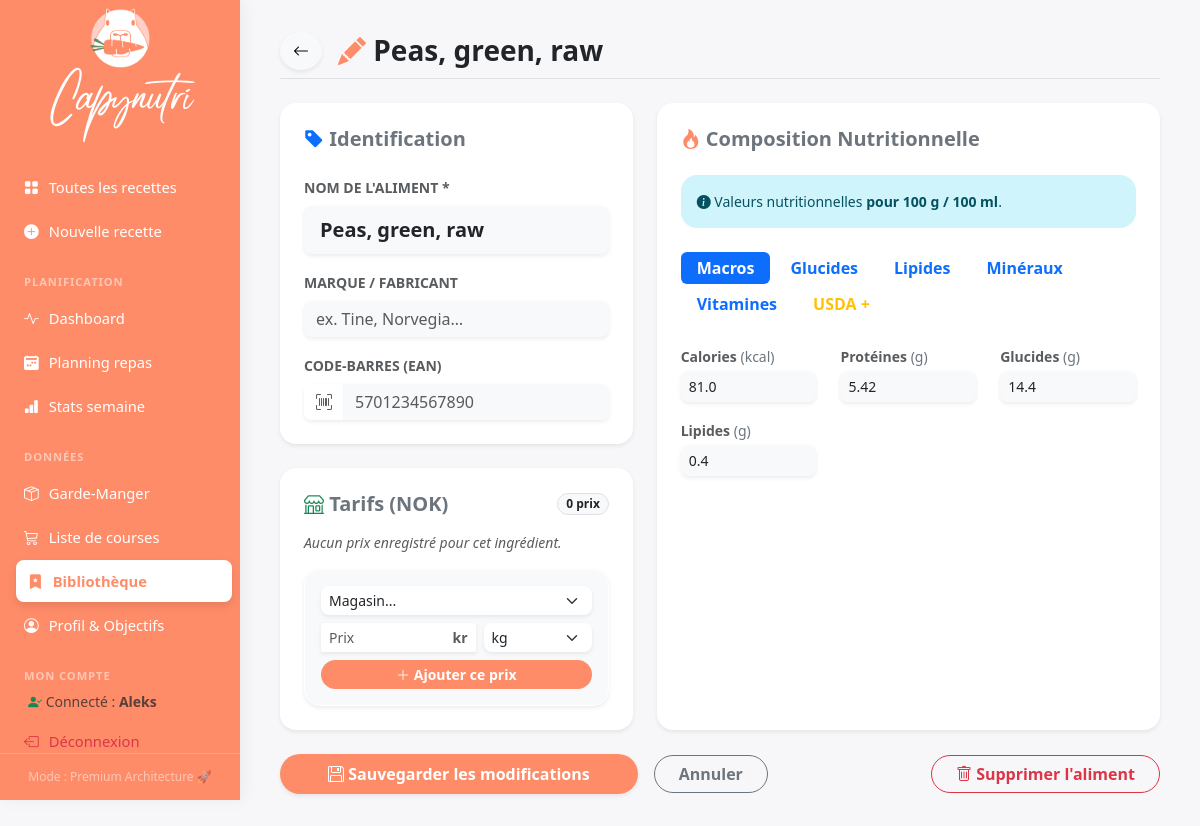
The page /library/3/edit (signed in) on the database its author committed.
### tables this page shows
CREATE TABLE users (
                id INTEGER PRIMARY KEY AUTOINCREMENT,
                username TEXT UNIQUE NOT NULL,
                password_hash TEXT NOT NULL,
                created_at TIMESTAMP DEFAULT CURRENT_TIMESTAMP
            );

CREATE TABLE ingredient_library (
                id         INTEGER PRIMARY KEY AUTOINCREMENT,
                name       TEXT NOT NULL,
                search_key TEXT NOT NULL,
                brand      TEXT DEFAULT '',
                barcode    TEXT DEFAULT '',
    kcal_100g  REAL,
    protein_g_100g  REAL,
    carbs_g_100g  REAL,
    fat_g_100g  REAL,
    sugars_g_100g  REAL,
    fiber_g_100g  REAL,
    saturated_g_100g  REAL,
    monounsat_g_100g  REAL,
    polyunsat_g_100g  REAL,
    sodium_mg_100g  REAL,
    calcium_mg_100g  REAL,
    iron_mg_100g  REAL,
    potassium_mg_100g  REAL,
    magnesium_mg_100g  REAL,
    zinc_mg_100g  REAL,
    vit_a_mcg_100g  REAL,
    vit_c_mg_100g  REAL,
    vit_d_mcg_100g  REAL,
    vit_b1_mg_100g  REAL,
    vit_b2_mg_100g  REAL,
    vit_b3_mg_100g  REAL,
    vit_b6_mg_100g  REAL,
    vit_b9_mcg_100g  REAL,
    vit_b12_mcg_100g  REAL,
    cholesterol_mg_100g  REAL,
    trans_fat_g_100g  REAL,
    omega3_g_100g  REAL,
    omega6_g_100g  REAL,
    phosphorus_mg_100g  REAL,
    selenium_mcg_100g  REAL,
    copper_mg_100g  REAL,
    manganese_mg_100g  REAL,
    vit_e_mg_100g  REAL,
    vit_k_mcg_100g  REAL,
                _placeholder INTEGER,
                used_count INTEGER NOT NULL DEFAULT 1,
                updated_at TIMESTAMP DEFAULT CURRENT_TIMESTAMP
            );

### routes/library.py (the view, shortened to what this page needs)
@library_bp.route("/library/<int:entry_id>/edit", methods=["GET", "POST"])
@login_required
def library_edit(entry_id):
    entry = crud.get_library_entry(entry_id)
    if not entry: return redirect(url_for("library.library"))
    shops = pricing_db.get_shops()
    ingredient_prices = pricing_db.get_prices_for_ingredient(normalize_string(entry["name"]))
    return render_template("library_edit.html", entry=entry, is_new=False,
                           shops=shops, ingredient_prices=ingredient_prices,
                           NUTRIENT_FIELDS=NUTRIENT_FIELDS, NUTRIENT_LABELS=NUTRIENT_LABELS,
                           MACRO_FIELDS=MACRO_FIELDS, CARB_FIELDS=CARB_FIELDS, FAT_FIELDS=FAT_FIELDS,
                           MICRO_FIELDS=MICRO_FIELDS, VITAMIN_FIELDS=VITAMIN_FIELDS, USDA_FIELDS=USDA_FIELDS)

### templates/library_edit.html (shortened to what this page needs)
{% extends "base.html" %}
{% block content %}
<div class="d-flex align-items-center justify-content-between mb-4 pb-2 border-bottom">
    <div class="d-flex align-items-center gap-3">
        <a href="{{ url_for('library.library') }}" class="btn btn-light rounded-circle shadow-sm">
            <i class="bi bi-arrow-left"></i>
        </a>
        <h3 class="mb-0 fw-bold">
            {% if is_new %}
                <i class="bi bi-plus-circle-fill text-accent"></i> Ajouter un ingrédient
            {% else %}
                <i class="bi bi-pencil-fill text-accent"></i> {{ entry.name }}
            {% endif %}
        </h3>
    </div>
</div>
<div class="row g-4">
    <div class="col-lg-5">
        <div class="card border-0 shadow-sm rounded-4 bg-white mb-4">
            <div class="card-body p-4">
                <h5 class="fw-bold text-secondary mb-4"><i class="bi bi-tag-fill text-primary"></i> Identification</h5>
                <form id="ingredientForm" method="post" action="{{ url_for('library.library_add') if is_new else url_for('library.library_edit', entry_id=entry.id) }}">
                    <div class="mb-3">
                        <label class="form-label small fw-bold text-muted text-uppercase">Nom de l'aliment *</label>
                        <input class="form-control form-control-lg bg-light border-0 shadow-sm fw-bold" name="name" required value="{{ entry.name }}" placeholder="ex. Lait entier, Oeufs frais…">
                    </div>
                    <div class="mb-3">
                        <label class="form-label small fw-bold text-muted text-uppercase">Marque / Fabricant</label>
                        <input class="form-control bg-light border-0 shadow-sm" name="brand" value="{{ entry.brand or '' }}" placeholder="ex. Tine, Norvegia…">
                    </div>
                    <div class="mb-0">
                        <label class="form-label small fw-bold text-muted text-uppercase">Code-barres (EAN)</label>
                        <div class="input-group shadow-sm rounded-3 overflow-hidden">
                            <span class="input-group-text bg-white border-0 text-muted"><i class="bi bi-upc-scan"></i></span>
                            <input class="form-control border-0 bg-light" name="barcode" value="{{ entry.barcode or '' }}" placeholder="5701234567890">
                        </div>
                    </div>
                </form> </div>
        </div>
        {% if not is_new %}
        <div class="card border-0 shadow-sm rounded-4 bg-white">
            <div class="card-body p-4">
                <div class="d-flex justify-content-between align-items-center mb-3">
                    <h5 class="fw-bold text-secondary mb-0"><i class="bi bi-shop text-success"></i> Tarifs (NOK)</h5>
                    <span class="badge bg-light text-dark border rounded-pill">{{ ingredient_prices|length }} prix</span>
                </div>
                {% if ingredient_prices %}
                <ul class="list-group list-group-flush mb-3">
                    {% for p in ingredient_prices %}
                    <li class="list-group-item px-0 py-2 border-bottom d-flex justify-content-between align-items-center bg-transparent">
                        <div>
                            {% set badge_color = 'bg-success' if p.shop_name == 'Kiwi' else 'bg-primary' if p.shop_name == 'REMA 1000' else 'bg-danger' if p.shop_name == 'Meny' else 'bg-warning text-dark' if p.shop_name == 'Extra' else 'bg-secondary' %}
                            <span class="badge {{ badge_color }} rounded-pill shadow-sm d-inline-block mb-1" style="font-size: 0.65rem;">{{ p.shop_name }}</span>
                            <div class="fw-bold text-dark" style="font-size: 0.9rem;">{{ p.price|round(2) }} kr <span class="text-muted fw-normal small">/ {{ p.ref_unit }}</span></div>
                        </div>
                        <form method="post" action="{{ url_for('library.library_edit', entry_id=entry.id) }}">
                            <input type="hidden" name="action" value="delete_price">
                            <input type="hidden" name="price_id" value="{{ p.id }}">
                            <button type="submit" class="btn btn-sm btn-light text-danger rounded-circle border"><i class="bi bi-trash"></i></button>
                        </form>
                    </li>
                    {% endfor %}
                </ul>
                {% else %}
                <div class="text-muted small mb-3 fst-italic">Aucun prix enregistré pour cet ingrédient.</div>
                {% endif %}
                <form method="post" action="{{ url_for('library.library_edit', entry_id=entry.id) }}" class="p-3 bg-light rounded-4 border border-white shadow-sm mt-3">
                    <div class="row g-2">
                        <div class="col-12">
                            <select class="form-select form-select-sm border-0 shadow-sm" name="shop_id" required>
                                <option value="">Magasin...</option>
                            </select>
                        </div>
                        <div class="col-7">
                            <div class="input-group input-group-sm shadow-sm overflow-hidden">
                                <input type="number" step="any" min="0" class="form-control border-0" name="price" placeholder="Prix" required>
                                <span class="input-group-text border-0 bg-white text-muted fw-bold">kr</span>
                            </div>
                        </div>
                        <div class="col-5">
                            <select class="form-select form-select-sm border-0 shadow-sm" name="unit" required>
                                <option value="kg">kg</option>
                            </select>
                        </div>
                        <div class="col-12 mt-2">
                            <button type="submit" class="btn btn-dark btn-sm w-100 rounded-pill fw-bold" style="background-color: var(--accent); border:none;">
                                <i class="bi bi-plus-lg"></i> Ajouter ce prix
                            </button>
                        </div>
                    </div>
                </form>
            </div>
        </div>
        {% else %}
        <div class="alert alert-warning border-0 shadow-sm rounded-4 small">
            <i class="bi bi-info-circle-fill"></i> Sauvegardez cet ingrédient une première fois pour pouvoir y associer des prix par supermarché.
        </div>
        {% endif %}
    </div>
    <div class="col-lg-7">
        <div class="card border-0 shadow-sm rounded-4 bg-white h-100">
            <div class="card-body p-4">
                <h5 class="fw-bold text-secondary mb-4"><i class="bi bi-fire text-accent"></i> Composition Nutritionnelle</h5>
                <div class="alert alert-info border-0 rounded-4 mb-4 small">
                    <i class="bi bi-info-circle-fill"></i> Valeurs nutritionnelles <strong>pour 100 g / 100 ml</strong>.
                </div>
                <ul class="nav nav-pills nav-sm mb-4 gap-1" id="nutrTabs" role="tablist">
                    <li class="nav-item"><button type="button" class="nav-link active py-1 px-3 fw-bold" data-bs-toggle="pill" data-bs-target="#macros">Macros</button></li>
                    <li class="nav-item"><button type="button" class="nav-link py-1 px-3 fw-bold" data-bs-toggle="pill" data-bs-target="#glucides">Glucides</button></li>
                    <li class="nav-item"><button type="button" class="nav-link py-1 px-3 fw-bold" data-bs-toggle="pill" data-bs-target="#lipides">Lipides</button></li>
                    <li class="nav-item"><button type="button" class="nav-link py-1 px-3 fw-bold" data-bs-toggle="pill" data-bs-target="#mineraux">Minéraux</button></li>
                    <li class="nav-item"><button type="button" class="nav-link py-1 px-3 fw-bold" data-bs-toggle="pill" data-bs-target="#vitamines">Vitamines</button></li>
                    <li class="nav-item"><button type="button" class="nav-link py-1 px-3 fw-bold text-warning" data-bs-toggle="pill" data-bs-target="#usda">USDA +</button></li>
                </ul>
                <div class="tab-content">
                    {% macro nutr_input_field(fname) %}
                        {% set label, unit = NUTRIENT_LABELS[fname] %}
                        <div class="col-6 col-md-4 mb-3">
                            <label class="form-label small fw-bold text-muted mb-1">{{ label }} <span class="text-secondary fw-normal">({{ unit }})</span></label>
                            <input type="number" step="any" min="0" class="form-control form-control-sm bg-light border-0 shadow-sm" form="ingredientForm" name="nutr_{{ fname }}"
                                   value="{{ entry[fname + '_100g']|round(4) if entry[fname + '_100g'] is not none and entry[fname + '_100g'] != '' else '' }}" placeholder="—">
                        </div>
                    {% endmacro %}
                    <div class="tab-pane fade show active" id="macros"><div class="row">{% for f in MACRO_FIELDS %}{{ nutr_input_field(f) }}{% endfor %}</div></div>
                </div>
            </div>
        </div>
    </div>
</div>
<div class="d-flex flex-wrap gap-3 mt-4 align-items-center">
    <button type="submit" form="ingredientForm" class="btn btn-accent rounded-pill px-5 py-2 fw-bold shadow-sm">
        <i class="bi bi-floppy"></i> {{ 'Ajouter à la bibliothèque' if is_new else 'Sauvegarder les modifications' }}
    </button>
    <a href="{{ url_for('library.library') }}" class="btn btn-outline-secondary rounded-pill px-4 fw-bold">Annuler</a>
    {% if not is_new %}
        <button type="button" onclick="confirmDelete()" class="btn btn-outline-danger rounded-pill px-4 fw-bold ms-md-auto">
            <i class="bi bi-trash"></i> Supprimer l'aliment
        </button>
    {% endif %}
</div>
{% endblock %}

### templates/base.html (shortened to what this page needs)
<!DOCTYPE html>
<html lang="fr">
<head>
  <link href="https://cdn.jsdelivr.net/npm/bootstrap@5.3.3/dist/css/bootstrap.min.css" rel="stylesheet">
  <link href="https://cdn.jsdelivr.net/npm/bootstrap-icons@1.11.3/font/bootstrap-icons.css" rel="stylesheet">
  <link rel="stylesheet" href="{{ url_for('static', filename='css/dashboard.css') }}">
</head>
<body>
{% macro nav_link(endpoint, icon, text) %}
  <a href="{{ url_for(endpoint) }}" class="{{ 'active' if request.endpoint == endpoint else '' }}">
    <i class="bi {{ icon }}"></i> {{ text }}
  </a>
{% endmacro %}
<aside id="sidebar">
  <div class="brand d-flex flex-column align-items-center mb-4 mt-2">
    <img src="{{ url_for('static', filename='logo.png') }}" alt="Logo Capynutri" style="height: 60px; border-radius: 12px; margin-bottom: 10px;">
    <div style="font-family: 'Radicalis', cursive; color: #ffffff; font-size: 2.2rem; margin-top: -5px;">
      Capynutri
    </div>
  </div>
  <nav>
    <a href="{{ url_for('recipes.index') }}" class="{{ 'active' if request.endpoint == 'recipes.index' and not request.args.get('category') else '' }}">
      <i class="bi bi-grid-fill"></i> Toutes les recettes
    </a>
    {{ nav_link('recipes.new_recipe', 'bi-plus-circle-fill', 'Nouvelle recette') }}
    <div class="nav-section">Planification</div>
    {{ nav_link('tracking.dashboard', 'bi-activity', 'Dashboard') }}
    {{ nav_link('planning.week_view', 'bi-calendar2-week-fill', 'Planning repas') }}
    {{ nav_link('tracking.week_stats', 'bi-bar-chart-fill', 'Stats semaine') }}
    <div class="nav-section">Données</div>
    {{ nav_link('planning.pantry', 'bi-box-seam', 'Garde-Manger') }}
    {{ nav_link('planning.shopping_list', 'bi-cart3', 'Liste de courses') }}
    <a href="{{ url_for('library.library') }}" class="{{ 'active' if request.endpoint in ['library.library', 'library.library_edit'] else '' }}">
      <i class="bi bi-bookmark-star-fill"></i> Bibliothèque
    </a>
    {{ nav_link('tracking.profile', 'bi-person-circle', 'Profil & Objectifs') }}
    <div class="nav-section">Mon Compte</div>
    {% if current_user.is_authenticated %}
      <div class="px-3 mb-2 small text-muted">
        <i class="bi bi-person-check-fill text-success"></i> Connecté : <strong>{{ current_user.username }}</strong>
      </div>
      <a href="{{ url_for('auth.logout') }}" class="text-danger">
        <i class="bi bi-box-arrow-left"></i> Déconnexion
      </a>
    {% else %}
      {{ nav_link('auth.login', 'bi-box-arrow-in-right', 'Se connecter') }}
    {% endif %}
  </nav>
  <div class="sidebar-footer">Mode : Premium Architecture 🚀</div>
</aside>
<main id="main">
  {% block content %}{% endblock %}
</main>
</body>
</html>

### rows shown on the page
users: username "Aleks"
ingredient_library: name "Peas, green, raw", kcal_100g "81.0" "5.42" "14.4" "0.4"

### other values the page prints
{{ text }} "Nouvelle recette Dashboard Planning repas Stats semaine Garde-Manger Liste de courses Profil & Objectifs"
{{ ingredient_prices|length }} "0"
{{ label }} "Calories" "Protéines" "Glucides" "Lipides"
{{ unit }} "kcal" "g" "g" "g"
